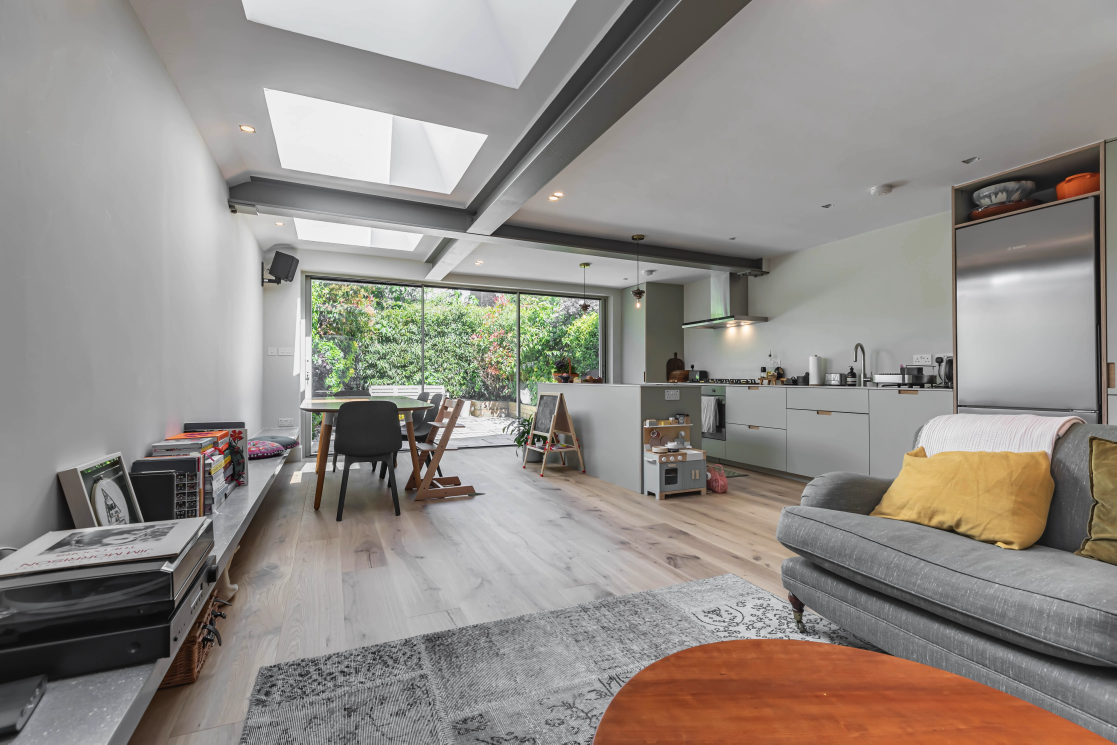
#> input picture tmp/brand/n19.jpg, 6699 x 4466 px, given in place of daniel-home-extension-living-and-kitchen.webp, which was not available (shown at 1/6 size)
$ python build_brand.py
#> lines starting #> are read from the running program, lines starting #| are printed output that depends on the picture; pictures that were not available may be replaced by others from this repository, and a replacement may not be noted
from docx import Document
from docx.shared import Inches, Pt, RGBColor
from docx.enum.text import WD_ALIGN_PARAGRAPH
from docx.enum.table import WD_TABLE_ALIGNMENT, WD_CELL_VERTICAL_ALIGNMENT
from docx.oxml import OxmlElement
from docx.oxml.ns import qn
from PIL import Image, ImageDraw, ImageFont
from pathlib import Path
import json
ROOT=Path('/Users/gino_s/Documents/bhs-2')
OUT=ROOT/'output/brand'; TMP=ROOT/'tmp/brand'
OUT.mkdir(parents=True,exist_ok=True); TMP.mkdir(parents=True,exist_ok=True)
FONT=ROOT/'public/assets/fonts'
col={'Ink':'202925','Chalk':'F4F1EA','Olive':'4D5B4B','Stone':'D8D2C6','Clay':'A65B43','White':'FFFFFF'}
def lum(h):
    v=[int(h[i:i+2],16)/255 for i in (0,2,4)]
    v=[x/12.92 if x<=.04045 else ((x+.055)/1.055)**2.4 for x in v]
    return .2126*v[0]+.7152*v[1]+.0722*v[2]
def contrast(a,b):
    a,b=sorted([lum(a),lum(b)],reverse=True); return (a+.05)/(b+.05)
ratios={a+'/'+b:contrast(col[a],col[b]) for a,b in [('Ink','Chalk'),('Olive','Chalk'),('White','Olive'),('Clay','Chalk'),('Ink','Stone'),('Stone','Chalk')]}
(TMP/'contrast.json').write_text(json.dumps(ratios,indent=2))
# Specimens render the existing licensed font files without changing the website.
img=Image.new('RGB',(1800,660),'#F4F1EA'); dr=ImageDraw.Draw(img)
#> after `img = Image.new('RGB', (1800, 660), '#F4F1EA')`:
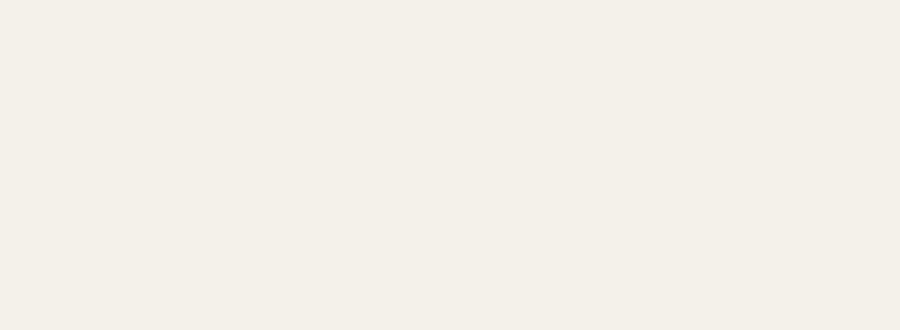
#> img: PIL image 1800x660 RGB (shown at 1/2 size); mean R, G, B 244, 241, 234
def ft(size,weight='Regular'):return ImageFont.truetype(str(FONT/f'Satoshi-{weight}.otf'),size)
dr.text((60,38),'BETTER HOMES',font=ft(28,'Medium'),fill='#4D5B4B')
dr.text((55,102),'A better home.',font=ft(108,'Medium'),fill='#202925')
dr.text((55,228),'A well-managed build.',font=ft(108,'Medium'),fill='#202925')
dr.text((60,400),'Extensions, loft conversions and whole-home renovations in London.',font=ft(38),fill='#202925')
dr.text((60,477),'Aa Bb Cc  0123456789  £ & +',font=ft(50),fill='#4D5B4B')
dr.text((60,573),'Regular 400   /   Medium 500   /   Bold 700',font=ft(28),fill='#202925')
img.save(TMP/'type-specimen.png')
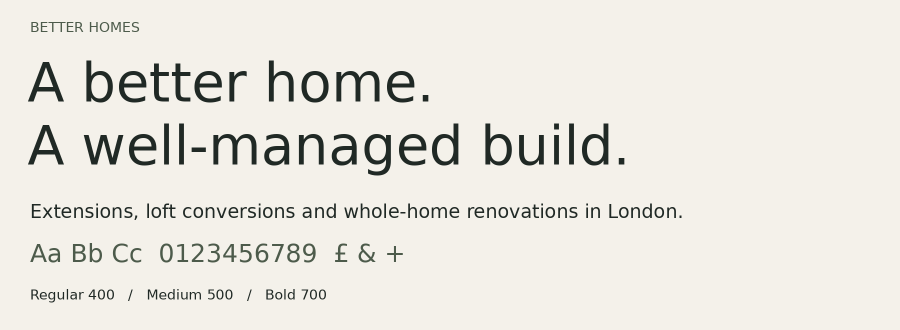
#> saved as type-specimen.png: PIL image 1800x660 RGB (shown at 1/2 size); mean R, G, B 233, 230.6, 223.7
# Lossless format conversion for Word compatibility; original framing retained.
photo=ROOT/'public/assets/portfolio/extension-daniel-n19/daniel-home-extension-living-and-kitchen.webp'
Image.open(photo).convert('RGB').save(TMP/'n19.jpg', quality=90, optimize=True)
# Palette strip is a colour specification graphic.
im=Image.new('RGB',(1800,310),'white'); draw=ImageDraw.Draw(im)
#> after `im = Image.new('RGB', (1800, 310), 'white')`: im: PIL image 1800x310 RGB; every value is 255
for i,(name,hexv) in enumerate(list(col.items())[:5]):
    x=i*360; draw.rectangle((x,0,x+359,200),fill='#'+hexv)
    draw.text((x+15,222),name,font=ft(30,'Medium'),fill='#202925')
    draw.text((x+15,265),'#'+hexv,font=ft(24),fill='#202925')
im.save(TMP/'palette.png')
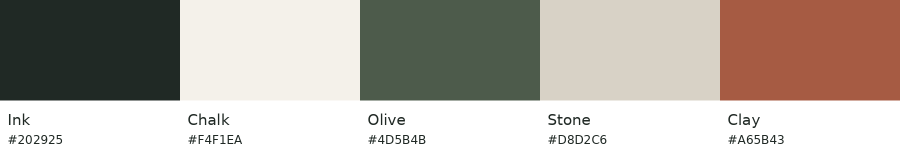
#> saved as palette.png: PIL image 1800x310 RGB (shown at 1/2 size); mean R, G, B 182.7, 174.9, 166.6

#> (the run stopped early here; a loop or call above may not have finished)
